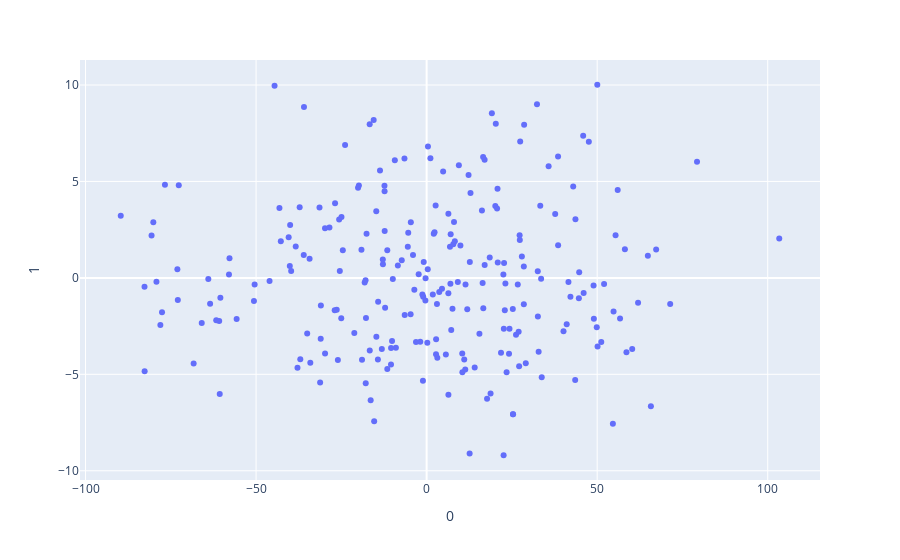

The notebook cell saved with this chart:
### Code cell
pca3 = PCA(n_components=2)
components = pca3.fit_transform(X)

fig = px.scatter(components, x=0, y=1)
fig.show()

### Figure 1 — Plotly figure (JSON) as saved in the notebook; plotly's stock layout.template omitted (floating-point values rounded to 4 significant figures; data arrays with more than 128 entries replaced by an {"elided": "..."} marker saying what was removed)
{"data": [{"hovertemplate": "0=%{x}<br>1=%{y}<extra></extra>", "legendgroup": "", "marker": {"color": "#636efa", "symbol": "circle"}, "mode": "markers", "name": "", "orientation": "v", "showlegend": false, "type": "scatter", "x": {"elided": "240 float values"}, "xaxis": "x", "y": {"elided": "240 float values"}, "yaxis": "y"}], "layout": {"legend": {"tracegroupgap": 0}, "margin": {"t": 60}, "xaxis": {"anchor": "y", "domain": [0, 1], "title": {"text": "0"}}, "yaxis": {"anchor": "x", "domain": [0, 1], "title": {"text": "1"}}}}
